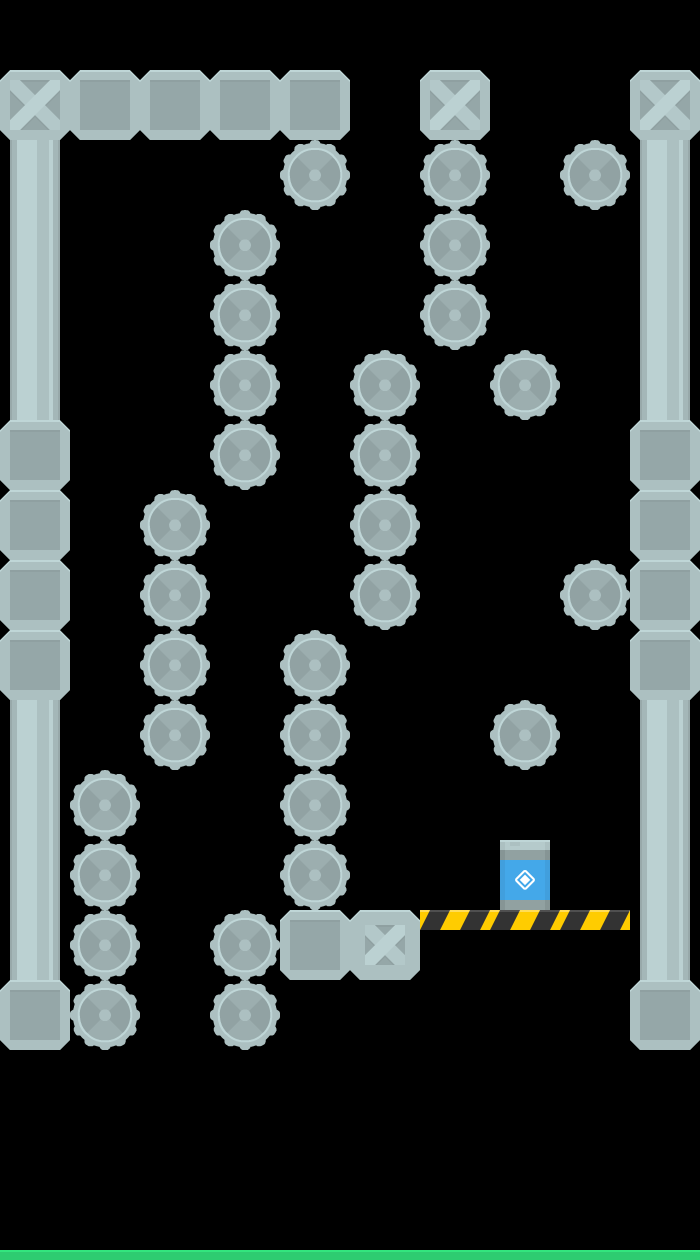

Tiled map render using the project's own tile images. Description and the whole map definition, tile-layer contents included, below:
An orthogonal 10x18 tile map with 70x70 px tiles, 1 tile layer (Tile Layer 1) and 21 objects (12x danger, 7x collision, player, exit).

<map version="1.4" tiledversion="1.4.3" orientation="orthogonal" renderorder="right-down" width="10" height="18" tilewidth="70" tileheight="70" infinite="0" nextlayerid="5" nextobjectid="28">
 <tileset firstgid="1" source="Rocket.tsx" />
 <layer id="1" name="Tile Layer 1" width="10" height="18">
  <data encoding="csv">
0,0,0,0,0,0,0,0,0,0,
57,29,29,29,29,0,57,0,0,57,
85,0,0,0,67,0,67,0,67,85,
85,0,0,67,0,0,67,0,0,85,
85,0,0,67,0,0,67,0,0,85,
85,0,0,67,0,67,0,67,0,85,
29,0,0,67,0,67,0,0,0,29,
29,0,67,0,0,67,0,0,0,29,
29,0,67,0,0,67,0,0,67,29,
29,0,67,0,67,0,0,0,0,29,
85,0,67,0,67,0,0,67,0,85,
85,67,0,0,67,0,0,0,0,85,
85,67,0,0,67,0,0,90,0,85,
85,67,0,67,29,58,64,64,64,85,
29,67,0,67,0,0,0,0,0,29,
0,0,0,0,0,0,0,0,0,0,
0,0,0,0,0,0,0,0,0,0,
11,11,11,11,11,11,11,11,11,11
</data>
 </layer>
 <objectgroup id="3" name="objects">
  <object id="1" name="player" x="242.667" y="1168" width="22.6667" height="26.6667" />
  <object id="2" name="exit" x="501.862" y="848.529" width="49.6094" height="58.138" />
 </objectgroup>
 <objectgroup id="4" name="physics">
  <object id="7" name="collision" x="420" y="910" width="210" height="21.3333" />
  <object id="8" name="collision" x="1" y="1250" width="704" height="24" />
  <object id="10" name="collision" x="2.81297" y="140.649" width="64.6983" height="909.996" />
  <object id="11" name="collision" x="1.40649" y="70.3243" width="345.995" height="66.1048" />
  <object id="12" name="collision" x="421.946" y="70.3243" width="67.5113" height="70.3243" />
  <object id="13" name="collision" x="632.918" y="68.9178" width="67.5113" height="978.914" />
  <object id="14" name="collision" x="285.517" y="911.403" width="132.21" height="63.2918" />
  <object id="16" name="danger" x="285" y="141" width="62" height="65" />
  <object id="17" name="danger" x="423" y="146" width="65" height="200" />
  <object id="18" name="danger" x="353" y="352" width="65" height="275" />
  <object id="19" name="danger" x="284" y="633" width="63" height="277" />
  <object id="20" name="danger" x="214" y="214" width="64" height="273" />
  <object id="21" name="danger" x="145" y="491" width="63" height="277" />
  <object id="22" name="danger" x="71" y="772" width="67" height="273" />
  <object id="23" name="danger" x="211" y="913" width="66" height="134" />
  <object id="24" name="danger" x="490" y="702" width="67" height="65" />
  <object id="25" name="danger" x="562" y="562" width="67" height="66" />
  <object id="26" name="danger" x="566" y="147" width="59" height="58" />
  <object id="27" name="danger" x="492" y="354" width="66" height="62" />
 </objectgroup>
</map>
